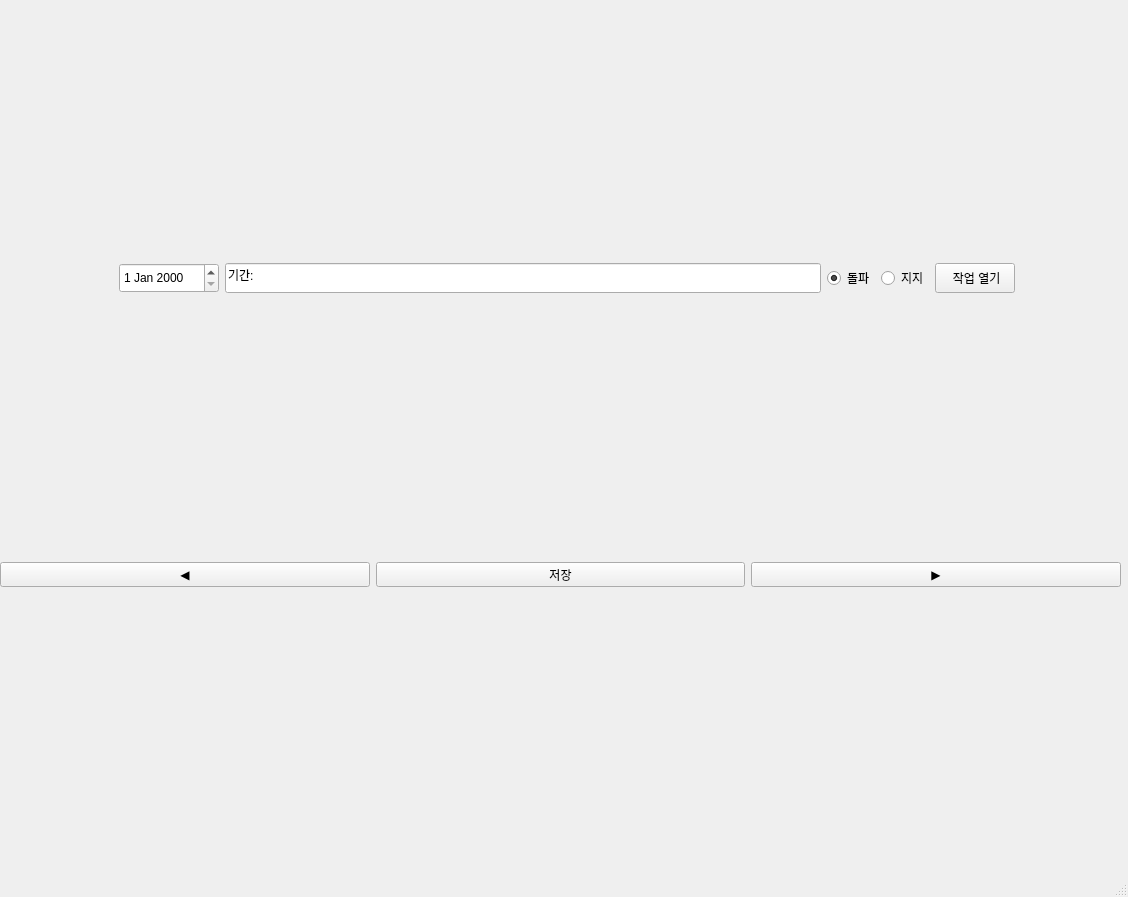
<?xml version="1.0" encoding="UTF-8"?>
<ui version="4.0">
 <class>MainWindow</class>
 <widget class="QMainWindow" name="MainWindow">
  <property name="geometry">
   <rect>
    <x>0</x>
    <y>0</y>
    <width>1128</width>
    <height>897</height>
   </rect>
  </property>
  <property name="windowTitle">
   <string>MainWindow</string>
  </property>
  <widget class="QWidget" name="centralwidget">
   <widget class="QWidget" name="gridLayoutWidget">
    <property name="geometry">
     <rect>
      <x>0</x>
      <y>0</y>
      <width>1121</width>
      <height>851</height>
     </rect>
    </property>
    <layout class="QGridLayout" name="gridLayout">
     <item row="2" column="3" colspan="2">
      <layout class="QGridLayout" name="gridLayout_2" rowstretch="0" rowminimumheight="0"/>
     </item>
     <item row="7" column="3" colspan="2">
      <layout class="QHBoxLayout" name="horizontalLayout">
       <property name="sizeConstraint">
        <enum>QLayout::SetDefaultConstraint</enum>
       </property>
       <property name="leftMargin">
        <number>0</number>
       </property>
       <property name="topMargin">
        <number>0</number>
       </property>
       <property name="bottomMargin">
        <number>0</number>
       </property>
       <item>
        <widget class="QPushButton" name="pushButton">
         <property name="maximumSize">
          <size>
           <width>16777215</width>
           <height>25</height>
          </size>
         </property>
         <property name="text">
          <string>◀</string>
         </property>
        </widget>
       </item>
       <item>
        <widget class="QPushButton" name="pushButton_3">
         <property name="maximumSize">
          <size>
           <width>16777215</width>
           <height>25</height>
          </size>
         </property>
         <property name="text">
          <string>저장</string>
         </property>
        </widget>
       </item>
       <item>
        <widget class="QPushButton" name="pushButton_2">
         <property name="maximumSize">
          <size>
           <width>16777215</width>
           <height>25</height>
          </size>
         </property>
         <property name="text">
          <string>▶</string>
         </property>
        </widget>
       </item>
      </layout>
     </item>
     <item row="0" column="3" colspan="2">
      <layout class="QHBoxLayout" name="horizontalLayout_2" stretch="0,0,0,0,0,0,0,0">
       <property name="sizeConstraint">
        <enum>QLayout::SetDefaultConstraint</enum>
       </property>
       <property name="leftMargin">
        <number>0</number>
       </property>
       <property name="topMargin">
        <number>0</number>
       </property>
       <property name="bottomMargin">
        <number>0</number>
       </property>
       <item>
        <widget class="QLabel" name="label">
         <property name="maximumSize">
          <size>
           <width>16777215</width>
           <height>30</height>
          </size>
         </property>
         <property name="text">
          <string/>
         </property>
        </widget>
       </item>
       <item>
        <widget class="QLabel" name="label_3">
         <property name="minimumSize">
          <size>
           <width>100</width>
           <height>0</height>
          </size>
         </property>
         <property name="maximumSize">
          <size>
           <width>16777215</width>
           <height>30</height>
          </size>
         </property>
         <property name="text">
          <string/>
         </property>
        </widget>
       </item>
       <item>
        <widget class="QDateEdit" name="dateEdit">
         <property name="minimumSize">
          <size>
           <width>100</width>
           <height>0</height>
          </size>
         </property>
         <property name="maximumSize">
          <size>
           <width>16777215</width>
           <height>30</height>
          </size>
         </property>
        </widget>
       </item>
       <item>
        <widget class="QLineEdit" name="lineEdit">
         <property name="maximumSize">
          <size>
           <width>16777215</width>
           <height>30</height>
          </size>
         </property>
         <property name="text">
          <string>기간:</string>
         </property>
        </widget>
       </item>
       <item>
        <widget class="QRadioButton" name="radioButton">
         <property name="maximumSize">
          <size>
           <width>16777215</width>
           <height>30</height>
          </size>
         </property>
         <property name="text">
          <string>돌파</string>
         </property>
         <property name="checked">
          <bool>true</bool>
         </property>
        </widget>
       </item>
       <item>
        <widget class="QRadioButton" name="radioButton_2">
         <property name="maximumSize">
          <size>
           <width>16777215</width>
           <height>30</height>
          </size>
         </property>
         <property name="text">
          <string>지지</string>
         </property>
        </widget>
       </item>
       <item>
        <widget class="QPushButton" name="pushButton_4">
         <property name="maximumSize">
          <size>
           <width>16777215</width>
           <height>30</height>
          </size>
         </property>
         <property name="text">
          <string> 작업 열기</string>
         </property>
        </widget>
       </item>
       <item>
        <widget class="QLabel" name="label_2">
         <property name="minimumSize">
          <size>
           <width>100</width>
           <height>0</height>
          </size>
         </property>
         <property name="maximumSize">
          <size>
           <width>16777215</width>
           <height>30</height>
          </size>
         </property>
         <property name="text">
          <string/>
         </property>
        </widget>
       </item>
      </layout>
     </item>
    </layout>
   </widget>
  </widget>
  <widget class="QMenuBar" name="menubar">
   <property name="geometry">
    <rect>
     <x>0</x>
     <y>0</y>
     <width>1128</width>
     <height>21</height>
    </rect>
   </property>
  </widget>
  <widget class="QStatusBar" name="statusbar"/>
 </widget>
 <resources/>
 <connections/>
</ui>
